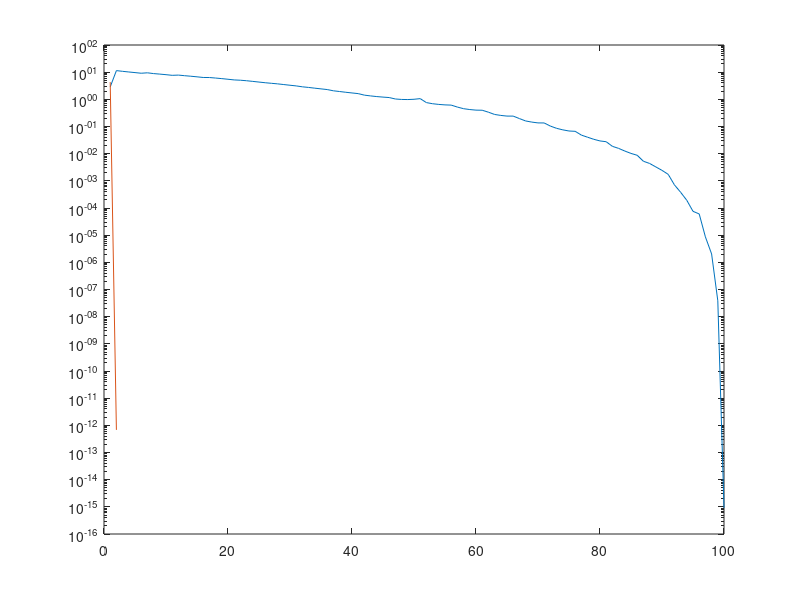

This chart was generated by the following MATLAB code:
function testdeflat()
  n = 100;
  [B, rhs] = problem(n, 10);
  [L, U] = preconditioner(B);
  v = approximate_bad_eigenvector(B, 10);

  % Projects z on R^n \ span{v}
  P1 = @(z) z - dot(v, z) * v;

  % Restrict B to R^n \ span{v}
  B1 = @(z) P1(B * P1(z));

  % Solves P1 B P1 x = b for x.
  solver = @(b) pcg(B1, b, 1e-12, 400, L, U);

  % Other projection and its transpose
  P2 = @(z) z - P1(solver(P1(B * z)));
  P2_t = @(z) z - B * P1(solver(P1(z)));

  % Restrict -B to image of P2
  B2 = @(z) -P2_t(B * P2(z));
  
  [x1, ~, ~, ~, history_1] = solver(P1(rhs));
  [x2, ~, ~, ~, history_2] = pcg(B2, -P2_t(rhs), 1e-12, 400);

  x = P1(x1) + P2(x2); 
  fprintf('|Residual| = %e\n', norm(B * x - rhs));
  
  semilogy(history_1); hold on
  semilogy(history_2);
end

function [L, U] = preconditioner(B)
  opts.type = 'ilutp';
  opts.droptol = 1.0;
  [L, U] = ilu(B, opts); %makes incomplete LU, in fact a diagonal matrix
end

function [B, rhs] = problem(n, mu)
  n = 100;  
  B = -linbuck(n) - mu * speye(n);  
  rhs = sin(0.01 * (1 : n)'); % An arbitrary smooth rhs.
end

function v = approximate_bad_eigenvector(B, m)
  m = 10;
  n = size(B, 1);
  P = kron(eye(m), ones(n / m, 1));
  [V, ~] = eig(P' * B * P);
  v = P * V(:, 1);
  v = v / norm(v);
end

function A = linbuck(n)
  e = ones(n, 1) * (n + 1) ^ 2;
  A = spdiags([e, -2 * e, e], -1 : 1, n, n);
end